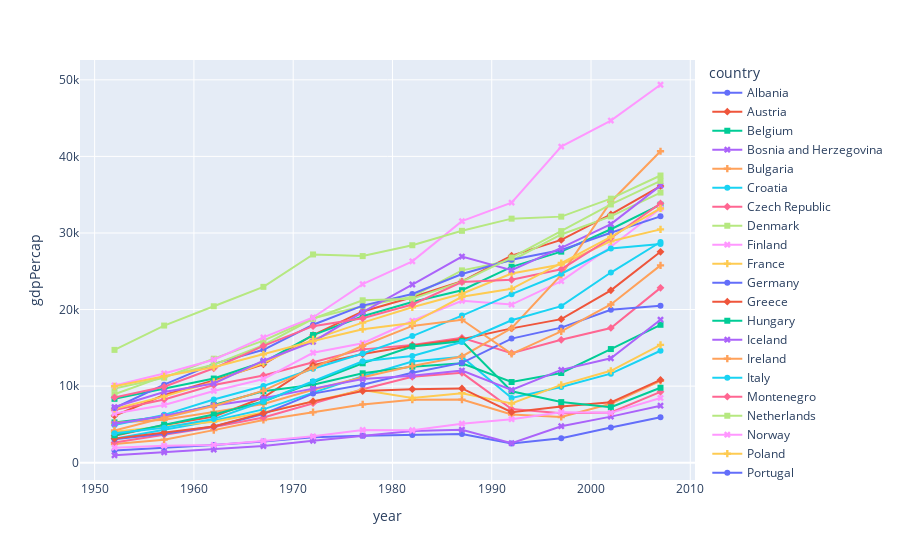

This figure's notebook cell:
### Markdown cell above
W plotly można tworzyć zarówno proste wykresy takie jak wykres liniowym, punktowy, słupkowy, itd, jaki i wykresy 3D, mapy i diagram, czy wykresy finansowe, bioinformatyczne, itd. Plotly posiada moduł [plotly.express](https://plotly.com/python/plotly-express/), który służy do tworzenia powszechnie używanych rodzajów wykresów w łatwy sposób. Domyśle wspiera on dane wejściowe w postacji pndas.DataFrame, ale inne typy danych takie jak tablice NumPy lub listy również są dopuszczalne. Nie będziemy tu omawiać dokładnie poszczególnych typów wykresów, ale podamy parę użytecznych przykładów.

**Przykład 3.1**: Wykres liniowy

### Code cell
import plotly.express as px
# Wczytaj dane gapminder
df = px.data.gapminder().query("continent == 'Europe'")
# Narysuj wykres liniowy, gdzie poszczególne kraje są oznaczone różnymi kolorami i znacznikami
fig = px.line(df, x='year', y='gdpPercap', color='country', symbol="country")
fig.show()

### Figure 1 — Plotly figure (JSON) as saved in the notebook; plotly's stock layout.template omitted (floating-point values rounded to 4 significant figures)
{"data": [{"hovertemplate": "country=Albania<br>year=%{x}<br>gdpPercap=%{y}<extra></extra>", "legendgroup": "Albania", "line": {"color": "#636efa", "dash": "solid"}, "marker": {"symbol": "circle"}, "mode": "lines+markers", "name": "Albania", "orientation": "v", "showlegend": true, "type": "scatter", "x": [1952, 1957, 1962, 1967, 1972, 1977, 1982, 1987, 1992, 1997, 2002, 2007], "xaxis": "x", "y": [1601.0, 1942.0, 2313.0, 2760.0, 3313.0, 3533.0, 3631.0, 3739.0, 2497.0, 3193.0, 4604.0, 5937.0], "yaxis": "y"}, {"hovertemplate": "country=Austria<br>year=%{x}<br>gdpPercap=%{y}<extra></extra>", "legendgroup": "Austria", "line": {"color": "#EF553B", "dash": "solid"}, "marker": {"symbol": "diamond"}, "mode": "lines+markers", "name": "Austria", "orientation": "v", "showlegend": true, "type": "scatter", "x": [1952, 1957, 1962, 1967, 1972, 1977, 1982, 1987, 1992, 1997, 2002, 2007], "xaxis": "x", "y": [6137.0, 8843.0, 10750.0, 12830.0, 16660.0, 19750.0, 21600.0, 23690.0, 27040.0, 29100.0, 32420.0, 36130.0], "yaxis": "y"}, {"hovertemplate": "country=Belgium<br>year=%{x}<br>gdpPercap=%{y}<extra></extra>", "legendgroup": "Belgium", "line": {"color": "#00cc96", "dash": "solid"}, "marker": {"symbol": "square"}, "mode": "lines+markers", "name": "Belgium", "orientation": "v", "showlegend": true, "type": "scatter", "x": [1952, 1957, 1962, 1967, 1972, 1977, 1982, 1987, 1992, 1997, 2002, 2007], "xaxis": "x", "y": [8343.0, 9715.0, 10990.0, 13150.0, 16670.0, 19120.0, 20980.0, 22530.0, 25580.0, 27560.0, 30490.0, 33690.0], "yaxis": "y"}, {"hovertemplate": "country=Bosnia and Herzegovina<br>year=%{x}<br>gdpPercap=%{y}<extra></extra>", "legendgroup": "Bosnia and Herzegovina", "line": {"color": "#ab63fa", "dash": "solid"}, "marker": {"symbol": "x"}, "mode": "lines+markers", "name": "Bosnia and Herzegovina", "orientation": "v", "showlegend": true, "type": "scatter", "x": [1952, 1957, 1962, 1967, 1972, 1977, 1982, 1987, 1992, 1997, 2002, 2007], "xaxis": "x", "y": [973.5, 1354.0, 1710.0, 2172.0, 2860.0, 3528.0, 4127.0, 4314.0, 2547.0, 4766.0, 6019.0, 7446.0], "yaxis": "y"}, {"hovertemplate": "country=Bulgaria<br>year=%{x}<br>gdpPercap=%{y}<extra></extra>", "legendgroup": "Bulgaria", "line": {"color": "#FFA15A", "dash": "solid"}, "marker": {"symbol": "cross"}, "mode": "lines+markers", "name": "Bulgaria", "orientation": "v", "showlegend": true, "type": "scatter", "x": [1952, 1957, 1962, 1967, 1972, 1977, 1982, 1987, 1992, 1997, 2002, 2007], "xaxis": "x", "y": [2444.0, 3009.0, 4254.0, 5577.0, 6597.0, 7612.0, 8224.0, 8240.0, 6303.0, 5970.0, 7697.0, 10680.0], "yaxis": "y"}, {"hovertemplate": "country=Croatia<br>year=%{x}<br>gdpPercap=%{y}<extra></extra>", "legendgroup": "Croatia", "line": {"color": "#19d3f3", "dash": "solid"}, "marker": {"symbol": "circle"}, "mode": "lines+markers", "name": "Croatia", "orientation": "v", "showlegend": true, "type": "scatter", "x": [1952, 1957, 1962, 1967, 1972, 1977, 1982, 1987, 1992, 1997, 2002, 2007], "xaxis": "x", "y": [3119.0, 4338.0, 5478.0, 6960.0, 9164.0, 11310.0, 13220.0, 13820.0, 8448.0, 9876.0, 11630.0, 14620.0], "yaxis": "y"}, {"hovertemplate": "country=Czech Republic<br>year=%{x}<br>gdpPercap=%{y}<extra></extra>", "legendgroup": "Czech Republic", "line": {"color": "#FF6692", "dash": "solid"}, "marker": {"symbol": "diamond"}, "mode": "lines+markers", "name": "Czech Republic", "orientation": "v", "showlegend": true, "type": "scatter", "x": [1952, 1957, 1962, 1967, 1972, 1977, 1982, 1987, 1992, 1997, 2002, 2007], "xaxis": "x", "y": [6876.0, 8256.0, 10140.0, 11400.0, 13110.0, 14800.0, 15380.0, 16310.0, 14300.0, 16050.0, 17600.0, 22830.0], "yaxis": "y"}, {"hovertemplate": "country=Denmark<br>year=%{x}<br>gdpPercap=%{y}<extra></extra>", "legendgroup": "Denmark", "line": {"color": "#B6E880", "dash": "solid"}, "marker": {"symbol": "square"}, "mode": "lines+markers", "name": "Denmark", "orientation": "v", "showlegend": true, "type": "scatter", "x": [1952, 1957, 1962, 1967, 1972, 1977, 1982, 1987, 1992, 1997, 2002, 2007], "xaxis": "x", "y": [9692.0, 11100.0, 13580.0, 15940.0, 18870.0, 20420.0, 21690.0, 25120.0, 26410.0, 29800.0, 32170.0, 35280.0], "yaxis": "y"}, {"hovertemplate": "country=Finland<br>year=%{x}<br>gdpPercap=%{y}<extra></extra>", "legendgroup": "Finland", "line": {"color": "#FF97FF", "dash": "solid"}, "marker": {"symbol": "x"}, "mode": "lines+markers", "name": "Finland", "orientation": "v", "showlegend": true, "type": "scatter", "x": [1952, 1957, 1962, 1967, 1972, 1977, 1982, 1987, 1992, 1997, 2002, 2007], "xaxis": "x", "y": [6425.0, 7545.0, 9372.0, 10920.0, 14360.0, 15610.0, 18530.0, 21140.0, 20650.0, 23720.0, 28200.0, 33210.0], "yaxis": "y"}, {"hovertemplate": "country=France<br>year=%{x}<br>gdpPercap=%{y}<extra></extra>", "legendgroup": "France", "line": {"color": "#FECB52", "dash": "solid"}, "marker": {"symbol": "cross"}, "mode": "lines+markers", "name": "France", "orientation": "v", "showlegend": true, "type": "scatter", "x": [1952, 1957, 1962, 1967, 1972, 1977, 1982, 1987, 1992, 1997, 2002, 2007], "xaxis": "x", "y": [7030.0, 8663.0, 10560.0, 13000.0, 16110.0, 18290.0, 20290.0, 22070.0, 24700.0, 25890.0, 28930.0, 30470.0], "yaxis": "y"}, {"hovertemplate": "country=Germany<br>year=%{x}<br>gdpPercap=%{y}<extra></extra>", "legendgroup": "Germany", "line": {"color": "#636efa", "dash": "solid"}, "marker": {"symbol": "circle"}, "mode": "lines+markers", "name": "Germany", "orientation": "v", "showlegend": true, "type": "scatter", "x": [1952, 1957, 1962, 1967, 1972, 1977, 1982, 1987, 1992, 1997, 2002, 2007], "xaxis": "x", "y": [7144.0, 10190.0, 12900.0, 14750.0, 18020.0, 20510.0, 22030.0, 24640.0, 26510.0, 27790.0, 30040.0, 32170.0], "yaxis": "y"}, {"hovertemplate": "country=Greece<br>year=%{x}<br>gdpPercap=%{y}<extra></extra>", "legendgroup": "Greece", "line": {"color": "#EF553B", "dash": "solid"}, "marker": {"symbol": "diamond"}, "mode": "lines+markers", "name": "Greece", "orientation": "v", "showlegend": true, "type": "scatter", "x": [1952, 1957, 1962, 1967, 1972, 1977, 1982, 1987, 1992, 1997, 2002, 2007], "xaxis": "x", "y": [3531.0, 4916.0, 6017.0, 8513.0, 12720.0, 14200.0, 15270.0, 16120.0, 17540.0, 18750.0, 22510.0, 27540.0], "yaxis": "y"}, {"hovertemplate": "country=Hungary<br>year=%{x}<br>gdpPercap=%{y}<extra></extra>", "legendgroup": "Hungary", "line": {"color": "#00cc96", "dash": "solid"}, "marker": {"symbol": "square"}, "mode": "lines+markers", "name": "Hungary", "orientation": "v", "showlegend": true, "type": "scatter", "x": [1952, 1957, 1962, 1967, 1972, 1977, 1982, 1987, 1992, 1997, 2002, 2007], "xaxis": "x", "y": [5264.0, 6040.0, 7550.0, 9327.0, 10170.0, 11670.0, 12550.0, 12990.0, 10540.0, 11710.0, 14840.0, 18010.0], "yaxis": "y"}, {"hovertemplate": "country=Iceland<br>year=%{x}<br>gdpPercap=%{y}<extra></extra>", "legendgroup": "Iceland", "line": {"color": "#ab63fa", "dash": "solid"}, "marker": {"symbol": "x"}, "mode": "lines+markers", "name": "Iceland", "orientation": "v", "showlegend": true, "type": "scatter", "x": [1952, 1957, 1962, 1967, 1972, 1977, 1982, 1987, 1992, 1997, 2002, 2007], "xaxis": "x", "y": [7268.0, 9244.0, 10350.0, 13320.0, 15800.0, 19650.0, 23270.0, 26920.0, 25140.0, 28060.0, 31160.0, 36180.0], "yaxis": "y"}, {"hovertemplate": "country=Ireland<br>year=%{x}<br>gdpPercap=%{y}<extra></extra>", "legendgroup": "Ireland", "line": {"color": "#FFA15A", "dash": "solid"}, "marker": {"symbol": "cross"}, "mode": "lines+markers", "name": "Ireland", "orientation": "v", "showlegend": true, "type": "scatter", "x": [1952, 1957, 1962, 1967, 1972, 1977, 1982, 1987, 1992, 1997, 2002, 2007], "xaxis": "x", "y": [5210.0, 5599.0, 6632.0, 7656.0, 9531.0, 11150.0, 12620.0, 13870.0, 17560.0, 24520.0, 34080.0, 40680.0], "yaxis": "y"}, {"hovertemplate": "country=Italy<br>year=%{x}<br>gdpPercap=%{y}<extra></extra>", "legendgroup": "Italy", "line": {"color": "#19d3f3", "dash": "solid"}, "marker": {"symbol": "circle"}, "mode": "lines+markers", "name": "Italy", "orientation": "v", "showlegend": true, "type": "scatter", "x": [1952, 1957, 1962, 1967, 1972, 1977, 1982, 1987, 1992, 1997, 2002, 2007], "xaxis": "x", "y": [4931.0, 6249.0, 8244.0, 10020.0, 12270.0, 14260.0, 16540.0, 19210.0, 22010.0, 24680.0, 27970.0, 28570.0], "yaxis": "y"}, {"hovertemplate": "country=Montenegro<br>year=%{x}<br>gdpPercap=%{y}<extra></extra>", "legendgroup": "Montenegro", "line": {"color": "#FF6692", "dash": "solid"}, "marker": {"symbol": "diamond"}, "mode": "lines+markers", "name": "Montenegro", "orientation": "v", "showlegend": true, "type": "scatter", "x": [1952, 1957, 1962, 1967, 1972, 1977, 1982, 1987, 1992, 1997, 2002, 2007], "xaxis": "x", "y": [2648.0, 3682.0, 4650.0, 5908.0, 7778.0, 9596.0, 11220.0, 11730.0, 7003.0, 6466.0, 6557.0, 9254.0], "yaxis": "y"}, {"hovertemplate": "country=Netherlands<br>year=%{x}<br>gdpPercap=%{y}<extra></extra>", "legendgroup": "Netherlands", "line": {"color": "#B6E880", "dash": "solid"}, "marker": {"symbol": "square"}, "mode": "lines+markers", "name": "Netherlands", "orientation": "v", "showlegend": true, "type": "scatter", "x": [1952, 1957, 1962, 1967, 1972, 1977, 1982, 1987, 1992, 1997, 2002, 2007], "xaxis": "x", "y": [8942.0, 11280.0, 12790.0, 15360.0, 18790.0, 21210.0, 21400.0, 23650.0, 26790.0, 30250.0, 33720.0, 36800.0], "yaxis": "y"}, {"hovertemplate": "country=Norway<br>year=%{x}<br>gdpPercap=%{y}<extra></extra>", "legendgroup": "Norway", "line": {"color": "#FF97FF", "dash": "solid"}, "marker": {"symbol": "x"}, "mode": "lines+markers", "name": "Norway", "orientation": "v", "showlegend": true, "type": "scatter", "x": [1952, 1957, 1962, 1967, 1972, 1977, 1982, 1987, 1992, 1997, 2002, 2007], "xaxis": "x", "y": [10100.0, 11650.0, 13450.0, 16360.0, 18970.0, 23310.0, 26300.0, 31540.0, 33970.0, 41280.0, 44680.0, 49360.0], "yaxis": "y"}, {"hovertemplate": "country=Poland<br>year=%{x}<br>gdpPercap=%{y}<extra></extra>", "legendgroup": "Poland", "line": {"color": "#FECB52", "dash": "solid"}, "marker": {"symbol": "cross"}, "mode": "lines+markers", "name": "Poland", "orientation": "v", "showlegend": true, "type": "scatter", "x": [1952, 1957, 1962, 1967, 1972, 1977, 1982, 1987, 1992, 1997, 2002, 2007], "xaxis": "x", "y": [4029.0, 4734.0, 5339.0, 6557.0, 8007.0, 9508.0, 8452.0, 9082.0, 7739.0, 10160.0, 12000.0, 15390.0], "yaxis": "y"}, {"hovertemplate": "country=Portugal<br>year=%{x}<br>gdpPercap=%{y}<extra></extra>", "legendgroup": "Portugal", "line": {"color": "#636efa", "dash": "solid"}, "marker": {"symbol": "circle"}, "mode": "lines+markers", "name": "Portugal", "orientation": "v", "showlegend": true, "type": "scatter", "x": [1952, 1957, 1962, 1967, 1972, 1977, 1982, 1987, 1992, 1997, 2002, 2007], "xaxis": "x", "y": [3068.0, 3775.0, 4728.0, 6362.0, 9022.0, 10170.0, 11750.0, 13040.0, 16210.0, 17640.0, 19970.0, 20510.0], "yaxis": "y"}, {"hovertemplate": "country=Romania<br>year=%{x}<br>gdpPercap=%{y}<extra></extra>", "legendgroup": "Romania", "line": {"color": "#EF553B", "dash": "solid"}, "marker": {"symbol": "diamond"}, "mode": "lines+markers", "name": "Romania", "orientation": "v", "showlegend": true, "type": "scatter", "x": [1952, 1957, 1962, 1967, 1972, 1977, 1982, 1987, 1992, 1997, 2002, 2007], "xaxis": "x", "y": [3145.0, 3943.0, 4735.0, 6471.0, 8011.0, 9356.0, 9605.0, 9696.0, 6598.0, 7347.0, 7885.0, 10810.0], "yaxis": "y"}, {"hovertemplate": "country=Serbia<br>year=%{x}<br>gdpPercap=%{y}<extra></extra>", "legendgroup": "Serbia", "line": {"color": "#00cc96", "dash": "solid"}, "marker": {"symbol": "square"}, "mode": "lines+markers", "name": "Serbia", "orientation": "v", "showlegend": true, "type": "scatter", "x": [1952, 1957, 1962, 1967, 1972, 1977, 1982, 1987, 1992, 1997, 2002, 2007], "xaxis": "x", "y": [3581.0, 4981.0, 6290.0, 7992.0, 10520.0, 12980.0, 15180.0, 15870.0, 9325.0, 7914.0, 7236.0, 9787.0], "yaxis": "y"}, {"hovertemplate": "country=Slovak Republic<br>year=%{x}<br>gdpPercap=%{y}<extra></extra>", "legendgroup": "Slovak Republic", "line": {"color": "#ab63fa", "dash": "solid"}, "marker": {"symbol": "x"}, "mode": "lines+markers", "name": "Slovak Republic", "orientation": "v", "showlegend": true, "type": "scatter", "x": [1952, 1957, 1962, 1967, 1972, 1977, 1982, 1987, 1992, 1997, 2002, 2007], "xaxis": "x", "y": [5075.0, 6093.0, 7481.0, 8413.0, 9674.0, 10920.0, 11350.0, 12040.0, 9498.0, 12130.0, 13640.0, 18680.0], "yaxis": "y"}, {"hovertemplate": "country=Slovenia<br>year=%{x}<br>gdpPercap=%{y}<extra></extra>", "legendgroup": "Slovenia", "line": {"color": "#FFA15A", "dash": "solid"}, "marker": {"symbol": "cross"}, "mode": "lines+markers", "name": "Slovenia", "orientation": "v", "showlegend": true, "type": "scatter", "x": [1952, 1957, 1962, 1967, 1972, 1977, 1982, 1987, 1992, 1997, 2002, 2007], "xaxis": "x", "y": [4215.0, 5862.0, 7402.0, 9405.0, 12380.0, 15280.0, 17870.0, 18680.0, 14210.0, 17160.0, 20660.0, 25770.0], "yaxis": "y"}, {"hovertemplate": "country=Spain<br>year=%{x}<br>gdpPercap=%{y}<extra></extra>", "legendgroup": "Spain", "line": {"color": "#19d3f3", "dash": "solid"}, "marker": {"symbol": "circle"}, "mode": "lines+markers", "name": "Spain", "orientation": "v", "showlegend": true, "type": "scatter", "x": [1952, 1957, 1962, 1967, 1972, 1977, 1982, 1987, 1992, 1997, 2002, 2007], "xaxis": "x", "y": [3834.0, 4565.0, 5694.0, 7994.0, 10640.0, 13240.0, 13930.0, 15760.0, 18600.0, 20450.0, 24840.0, 28820.0], "yaxis": "y"}, {"hovertemplate": "country=Sweden<br>year=%{x}<br>gdpPercap=%{y}<extra></extra>", "legendgroup": "Sweden", "line": {"color": "#FF6692", "dash": "solid"}, "marker": {"symbol": "diamond"}, "mode": "lines+markers", "name": "Sweden", "orientation": "v", "showlegend": true, "type": "scatter", "x": [1952, 1957, 1962, 1967, 1972, 1977, 1982, 1987, 1992, 1997, 2002, 2007], "xaxis": "x", "y": [8528.0, 9912.0, 12330.0, 15260.0, 17830.0, 18860.0, 20670.0, 23590.0, 23880.0, 25270.0, 29340.0, 33860.0], "yaxis": "y"}, {"hovertemplate": "country=Switzerland<br>year=%{x}<br>gdpPercap=%{y}<extra></extra>", "legendgroup": "Switzerland", "line": {"color": "#B6E880", "dash": "solid"}, "marker": {"symbol": "square"}, "mode": "lines+markers", "name": "Switzerland", "orientation": "v", "showlegend": true, "type": "scatter", "x": [1952, 1957, 1962, 1967, 1972, 1977, 1982, 1987, 1992, 1997, 2002, 2007], "xaxis": "x", "y": [14730.0, 17910.0, 20430.0, 22970.0, 27200.0, 26980.0, 28400.0, 30280.0, 31870.0, 32140.0, 34480.0, 37510.0], "yaxis": "y"}, {"hovertemplate": "country=Turkey<br>year=%{x}<br>gdpPercap=%{y}<extra></extra>", "legendgroup": "Turkey", "line": {"color": "#FF97FF", "dash": "solid"}, "marker": {"symbol": "x"}, "mode": "lines+markers", "name": "Turkey", "orientation": "v", "showlegend": true, "type": "scatter", "x": [1952, 1957, 1962, 1967, 1972, 1977, 1982, 1987, 1992, 1997, 2002, 2007], "xaxis": "x", "y": [1969.0, 2219.0, 2323.0, 2826.0, 3451.0, 4269.0, 4241.0, 5089.0, 5678.0, 6601.0, 6508.0, 8458.0], "yaxis": "y"}, {"hovertemplate": "country=United Kingdom<br>year=%{x}<br>gdpPercap=%{y}<extra></extra>", "legendgroup": "United Kingdom", "line": {"color": "#FECB52", "dash": "solid"}, "marker": {"symbol": "cross"}, "mode": "lines+markers", "name": "United Kingdom", "orientation": "v", "showlegend": true, "type": "scatter", "x": [1952, 1957, 1962, 1967, 1972, 1977, 1982, 1987, 1992, 1997, 2002, 2007], "xaxis": "x", "y": [9980.0, 11280.0, 12480.0, 14140.0, 15900.0, 17430.0, 18230.0, 21660.0, 22710.0, 26070.0, 29480.0, 33200.0], "yaxis": "y"}], "layout": {"legend": {"title": {"text": "country"}, "tracegroupgap": 0}, "margin": {"t": 60}, "xaxis": {"anchor": "y", "domain": [0, 1], "title": {"text": "year"}}, "yaxis": {"anchor": "x", "domain": [0, 1], "title": {"text": "gdpPercap"}}}}
